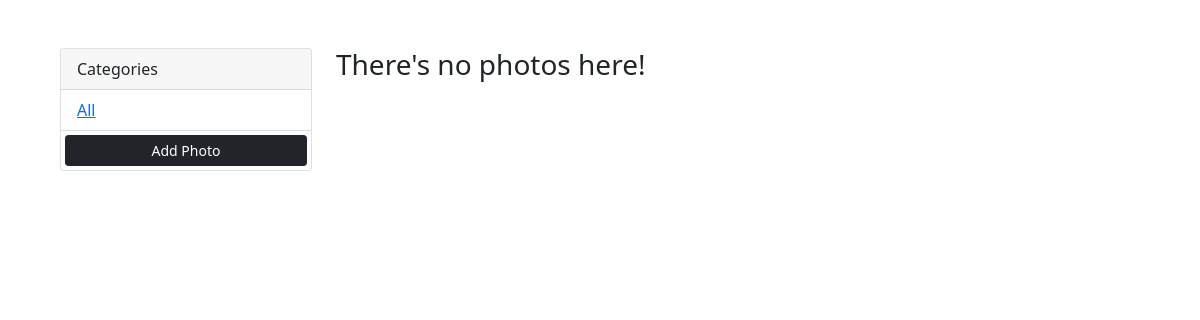
/?category=Nature, run on an earlier commit of the app's database.
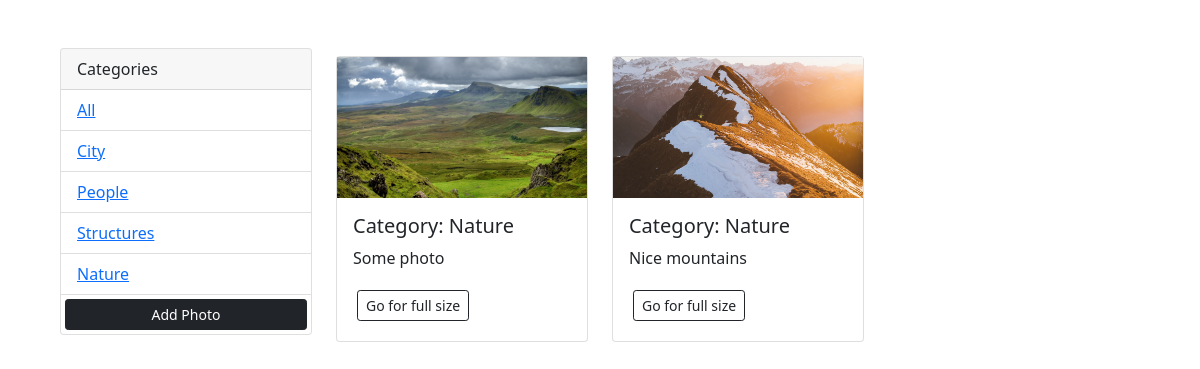
And on a later commit of the database.
### base/models.py (models this page shows, shortened)
class Category(models.Model):
    name = models.CharField(max_length=128, null=False, blank=False)
    def __str__(self):
        return self.name

class Photo(models.Model):
    category = models.ForeignKey(Category, on_delete=models.SET_NULL, null=True, blank=True)
    image = models.ImageField(null=False, blank=False)
    description = models.TextField()

### base/views.py (the view)
# urls.py: path('', index, name='index'),
def index(request):
    category = request.GET.get('category')
    if category is None:
        photos = Photo.objects.all()
    else:
        photos = Photo.objects.filter(category__name=category)
    categories = Category.objects.all()
    context = {'categories': categories, 'photos': photos}
    return render(request, 'base/index.html', context=context)

### base/templates/base/index.html (shortened to what this page needs)
<!DOCTYPE html>
<html lang="en">
<head>
    <link href="https://cdn.jsdelivr.net/npm/bootstrap@5.1.3/dist/css/bootstrap.min.css"
          rel="stylesheet"
>
</head>
<body class="m-5">
      <div class="container">
          <div class="row">
              <div class="col-md-3">
                  <div class="card">
                      <div class="card-header">
                          Categories
                          </div>
                              <ul class="list-group list-group-flush">
                                  <li class="list-group-item">
                                      <a href="{% url 'index' %}">All</a>
                                  </li>
                                {% for category in categories %}
                                  <li class="list-group-item">
                                      <a href="{% url 'index' %}?category={{ category.name }}">{{ category.name }}</a>
                                  </li>
                                {% endfor %}
                                <a class="btn btn-dark btn-block btn-sm m-1" href="{% url 'add_photo' %}">Add Photo</a>
                              </ul>
                          </div>
              </div>
              <div class="col-md-9">
                  <div class="row">
                      {% for photo in photos %}
                            <div class="col-md-4">
                              <div class="card my-2" >
                                  <img src="{{ photo.image.url }}" class="image-thumbnail" alt="...">
                                  <div class="card-body">
                                    <h5 class="card-title">Category: {{ photo.category }}</h5>
                                    <p class="card-text">{{ photo.description }}</p>
                                    <a href="{% url 'view_photo' photo.id %}" class="btn btn-outline-dark btn-sm m-1">Go for full size</a>
                                  </div>
                              </div>
                            </div>
                      {% empty %}
                      <h3>
                          There's no photos here!
                      </h3>
                      {% endfor %}
                  </div>
              </div>
          </div>
      </div>
</body>
</html>

### base/templates/base/index.html (style rules this page uses)
.image-thumbnail { max-height: 200px; object-fit: cover; }

What changed in the data, as far as the page shows it:
added Category: name "City"
added Category: name "People"
added Category: name "Structures"
added Category: name "Nature"
added Photo: image (picture), category "Nature", description "Some photo"
added Photo: image (picture), category "Nature", description "Nice mountains"
Also different on the page:
text no longer shown: "There's no photos here!"
